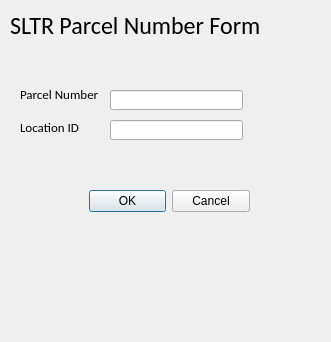
<?xml version="1.0" encoding="UTF-8"?>
<ui version="4.0">
 <class>Dialog</class>
 <widget class="QDialog" name="Dialog">
  <property name="geometry">
   <rect>
    <x>0</x>
    <y>0</y>
    <width>331</width>
    <height>342</height>
   </rect>
  </property>
  <property name="windowTitle">
   <string>Edit Parcel</string>
  </property>
  <widget class="QDialogButtonBox" name="buttonBox">
   <property name="geometry">
    <rect>
     <x>89</x>
     <y>185</y>
     <width>161</width>
     <height>32</height>
    </rect>
   </property>
   <property name="orientation">
    <enum>Qt::Horizontal</enum>
   </property>
   <property name="standardButtons">
    <set>QDialogButtonBox::Cancel|QDialogButtonBox::Ok</set>
   </property>
  </widget>
  <widget class="QLineEdit" name="name_firstpart">
   <property name="geometry">
    <rect>
     <x>110</x>
     <y>90</y>
     <width>133</width>
     <height>20</height>
    </rect>
   </property>
  </widget>
  <widget class="QLabel" name="label">
   <property name="geometry">
    <rect>
     <x>20</x>
     <y>86</y>
     <width>82</width>
     <height>16</height>
    </rect>
   </property>
   <property name="font">
    <font>
     <family>Calibri</family>
     <pointsize>10</pointsize>
    </font>
   </property>
   <property name="text">
    <string>Parcel Number</string>
   </property>
  </widget>
  <widget class="QLabel" name="label_2">
   <property name="geometry">
    <rect>
     <x>20</x>
     <y>119</y>
     <width>64</width>
     <height>16</height>
    </rect>
   </property>
   <property name="font">
    <font>
     <family>Calibri</family>
     <pointsize>10</pointsize>
    </font>
   </property>
   <property name="text">
    <string>Location ID</string>
   </property>
  </widget>
  <widget class="QLineEdit" name="name_lastpart">
   <property name="geometry">
    <rect>
     <x>110</x>
     <y>120</y>
     <width>133</width>
     <height>20</height>
    </rect>
   </property>
  </widget>
  <widget class="QLabel" name="label_3">
   <property name="geometry">
    <rect>
     <x>10</x>
     <y>10</y>
     <width>311</width>
     <height>31</height>
    </rect>
   </property>
   <property name="font">
    <font>
     <family>Calibri</family>
     <pointsize>18</pointsize>
    </font>
   </property>
   <property name="text">
    <string>SLTR Parcel Number Form</string>
   </property>
  </widget>
 </widget>
 <resources/>
 <connections>
  <connection>
   <sender>buttonBox</sender>
   <signal>accepted()</signal>
   <receiver>Dialog</receiver>
   <slot>accept()</slot>
   <hints>
    <hint type="sourcelabel">
     <x>248</x>
     <y>254</y>
    </hint>
    <hint type="destinationlabel">
     <x>157</x>
     <y>274</y>
    </hint>
   </hints>
  </connection>
  <connection>
   <sender>buttonBox</sender>
   <signal>rejected()</signal>
   <receiver>Dialog</receiver>
   <slot>reject()</slot>
   <hints>
    <hint type="sourcelabel">
     <x>316</x>
     <y>260</y>
    </hint>
    <hint type="destinationlabel">
     <x>286</x>
     <y>274</y>
    </hint>
   </hints>
  </connection>
 </connections>
</ui>
